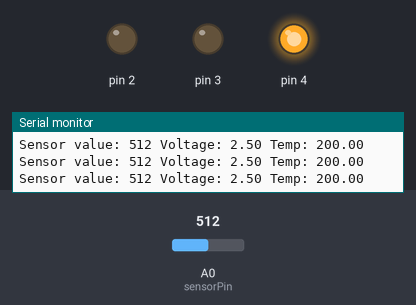
Recording of a sketch running on a simulated Arduino Uno, built with avr-gcc and run on an emulated ATmega328P. Parts: output pins drawn as LEDs (lit = HIGH), the last lines printed to the serial monitor. Inputs (shaded band) come from the test bench; at power-on: A0 (sensorPin) = 512.

Above: at 1.2 s.
1.3 s: A0 (sensorPin) set to 144
4.3 s: A0 (sensorPin) set to 133
At 5.2 s:
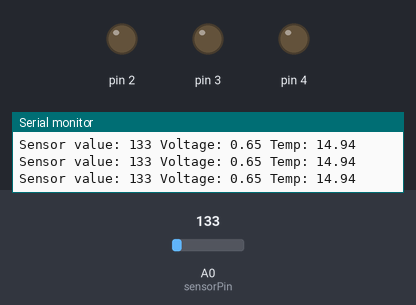
5.8 s: A0 (sensorPin) set to 306
At 6.2 s:
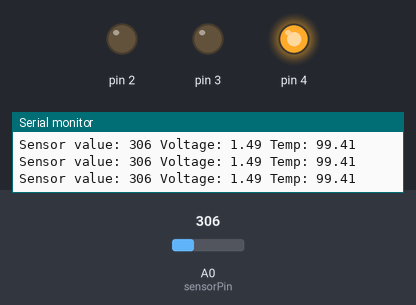
8.8 s: A0 (sensorPin) set to 122
At 9.5 s:
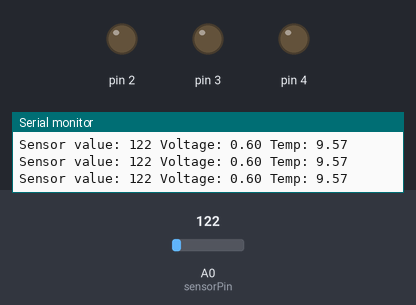
Timing chart, 0 to 11.3 s (numbered marks = the images above; inputs shaded):
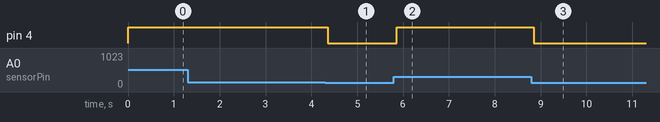

Measured:
- the behaviour switches between 144 and 143 on A0 (sensorPin) (found by bisection; images 0 and 1)
- after the input at 4.3 s, pin 4: HIGH → LOW after 0.06 s
- after the input at 5.8 s, pin 4: LOW → HIGH after 0.06 s
- after the input at 8.8 s, pin 4: HIGH → LOW after 0.05 s

The sketch:

TempMeter_P03.ino
```cpp
const int sensorPin = A0;
const float baselineTemp = 20.0;

void setup() {
  // put your setup code here, to run once:
  Serial.begin(9600);
  for(int pinNumber=2;pinNumber<=4;pinNumber++)
  {
    pinMode(pinNumber,OUTPUT);
    digitalWrite(pinNumber,LOW);
  }

}

void loop() {
  // put your main code here, to run repeatedly:
  int sensorVal = analogRead(sensorPin);
  Serial.print("Sensor value: ");
  Serial.print(sensorVal);
  float voltage = (sensorVal/1024.0) * 5.0;
  Serial.print(" Voltage: ");
  Serial.print(voltage);
  float temp = (voltage - 0.5) * 100;
  Serial.print(" Temp: ");
  Serial.println(temp);
  if(temp < baselineTemp)
  {
    digitalWrite(2,LOW);
    digitalWrite(3,LOW);
    digitalWrite(4,LOW);
  }
  if(temp > baselineTemp+2 && temp < baselineTemp+4)
  {
    digitalWrite(2,HIGH);
    digitalWrite(3,LOW);
    digitalWrite(4,LOW);
  }
    if(temp > baselineTemp+4 && temp < baselineTemp+6)
  {
    digitalWrite(2,LOW);
    digitalWrite(3,HIGH);
    digitalWrite(4,LOW);
  }
    if(temp >= baselineTemp+6)
  {
    digitalWrite(2,LOW);
    digitalWrite(3,LOW);
    digitalWrite(4,HIGH);
  }
  delay(1);

}
```
